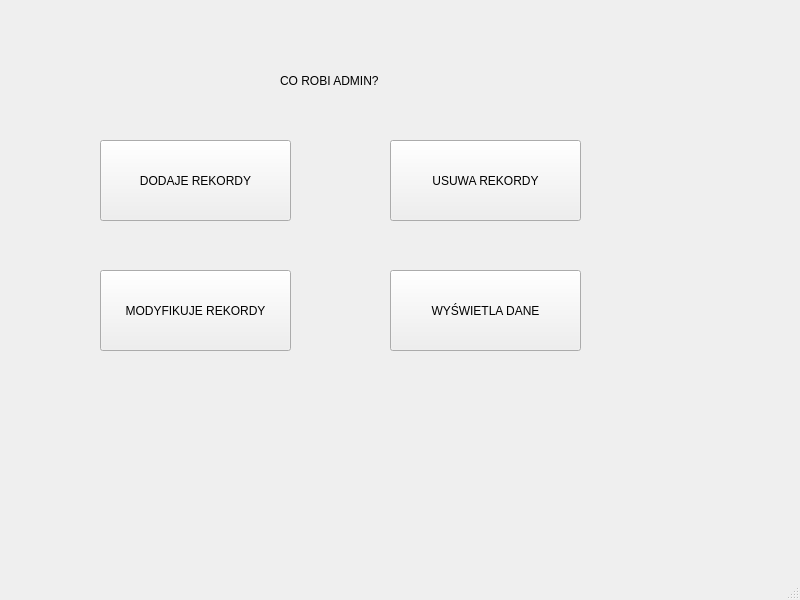
<?xml version="1.0" encoding="UTF-8"?>
<ui version="4.0">
 <class>MainWindow</class>
 <widget class="QMainWindow" name="MainWindow">
  <property name="geometry">
   <rect>
    <x>0</x>
    <y>0</y>
    <width>800</width>
    <height>600</height>
   </rect>
  </property>
  <property name="windowTitle">
   <string>MainWindow</string>
  </property>
  <widget class="QWidget" name="centralwidget">
   <widget class="QLabel" name="label">
    <property name="geometry">
     <rect>
      <x>280</x>
      <y>50</y>
      <width>151</width>
      <height>61</height>
     </rect>
    </property>
    <property name="text">
     <string>CO ROBI ADMIN?</string>
    </property>
   </widget>
   <widget class="QPushButton" name="pushButton_3">
    <property name="geometry">
     <rect>
      <x>100</x>
      <y>270</y>
      <width>191</width>
      <height>81</height>
     </rect>
    </property>
    <property name="text">
     <string>MODYFIKUJE REKORDY</string>
    </property>
   </widget>
   <widget class="QPushButton" name="pushButton">
    <property name="geometry">
     <rect>
      <x>100</x>
      <y>140</y>
      <width>191</width>
      <height>81</height>
     </rect>
    </property>
    <property name="text">
     <string>DODAJE REKORDY</string>
    </property>
   </widget>
   <widget class="QPushButton" name="pushButton_2">
    <property name="geometry">
     <rect>
      <x>390</x>
      <y>140</y>
      <width>191</width>
      <height>81</height>
     </rect>
    </property>
    <property name="text">
     <string>USUWA REKORDY</string>
    </property>
   </widget>
   <widget class="QPushButton" name="pushButton_4">
    <property name="geometry">
     <rect>
      <x>390</x>
      <y>270</y>
      <width>191</width>
      <height>81</height>
     </rect>
    </property>
    <property name="text">
     <string>WYŚWIETLA DANE</string>
    </property>
   </widget>
  </widget>
  <widget class="QMenuBar" name="menubar">
   <property name="geometry">
    <rect>
     <x>0</x>
     <y>0</y>
     <width>800</width>
     <height>22</height>
    </rect>
   </property>
  </widget>
  <widget class="QStatusBar" name="statusbar"/>
 </widget>
 <resources/>
 <connections/>
</ui>
